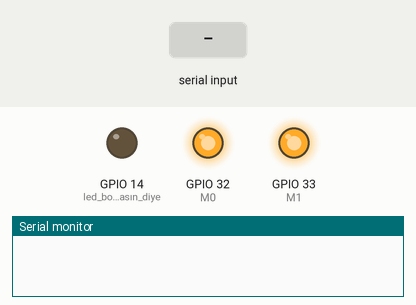
Recording of a sketch running on a simulated ESP32. On the bench: output pins drawn as LEDs (lit = HIGH), the last lines printed to the serial monitor. The test bench sets the inputs (shaded band). The modem accepts every AT command (registered, SIM ready, sends succeed) and sends nothing else.

Above: at 4.1 s.
At 12.6 s:
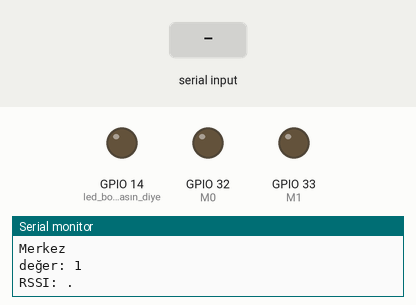
12.7 s: "Enter AT Mode\n" received over the second serial link
15.2 s: "1\n" received over the second serial link
Timing chart, 0 to 18.2 s (numbered marks = the images above; inputs shaded):
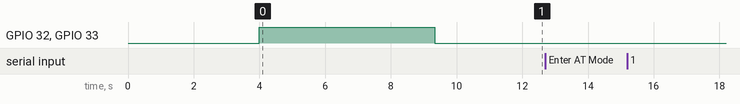

The sketch:

Coordinator_Merkez_e70_Genel_OK.ino
```cpp
/*!
Bu deneme uygulamasında E70 Lora modülünün parametre ayarlarını değişebilir
ve deneme amaçlı 2 modül arasında haberleşme sağlayabilirsinizi.

deneme amaçlı mesajlaşma atılırken RSSI değeri de gelecektir.
RSSI: Sintal gücünü göstermektedir. maximum e70 için 235 dir.

Bu kod Alıcı, Coordinator (Merkez) Tarafındaki ESP32 ye yüklenmelidir.

Mehmet YILDIZ 2023
https://fixaj.com/

*/

#include <HardwareSerial.h>
#define M0 32  //  3in1 PCB mizde pin 7
#define M1 33  //  3in1 PCB mizde pin 6
#define RX 27  //  Lora nın 3. pini RX in ESP32 de hangi pine bağlı olduğu
#define TX 35  //  Lora nın 4. pini TX in ESP32 de hangi pine bağlı olduğu

bool Ayarmode = true;  //true yapılınca lora modülünün parametre ayarları değişerek işe başlar
                       //false a getirilirse ayar vermeden direk mesajlajmayı başlatır.
                       //tavsiyem true da kalmasıdır. Her başlangıçta modülün parametre ayarlarınıda
                       //kontrol etmiş olursunuz bu şekilde.

HardwareSerial fixajSerial(1);

unsigned long kanalBekleme_sure = 0;
int kanalBekleme_bekleme = 3000;
byte e = 0;
String receivedData = "";

struct Signal {
  char type[30];
  byte temp[4];
} mesaj;

//............AYARLAR..............
const char *ayarlar2[] = { "AT+WMCFG=0",      // 0 coordinatör, 1 Node, 4 default
                           "AT+PIDCFG=1453",  //ağ şifresi
                           "AT+CNCFG=0",      //the channels are only 0,1,2,3,4,5,6 and 128.
                           "AT+TFOCFG=3",     // 0 boardcast gibi, 1 data+long adres, 3 data+ RSSI
                           "AT+TFICFG=0",     //0 input broadcast, 1 short adres + data, 2 long adres + data
                           "AT+RSCFG=100",    //Node ağa bağlanmazsa yeniden başlat (80-60=20sn sonra)
                           "AT+IOCFG=1",      //push pull 0 yaparsanız enerji verimlili adına ledleri kapatır.
                           "AT+PWCFG=1",      //iletim gücü 30dbm, 0 yapılınca maximum ama uzun kullandım modüle zararlı
                           "AT+TLCFG=3",      //güç tüketim modu maximum, default 2
                           "AT+TMCFG=0",      //Long Range Haberleşme
                           "AT+RSTART" };

void setup() {
  Serial.begin(115200);
  while (!Serial) {
    ;  // wait for serial port to connect. Needed for native USB
  }
  delay(2000);

  fixajSerial.begin(115200, SERIAL_8N1, TX, RX);
  while (!fixajSerial) {
    ;  // wait for serial port to connect. Needed for native USB
  }
  delay(2000);

  pinMode(M0, OUTPUT);
  pinMode(M1, OUTPUT);
  digitalWrite(M0, 1);  // ayar modu , Uyku modu
  digitalWrite(M1, 1);
  delay(3000);
  Serial.println("uyku modu");
  pinMode(14, OUTPUT);  //led boşuna yanmasın diye, esp32 bug
  while (fixajSerial.available()) {
    fixajSerial.read();  //buffer ı boşalt
  }

  /*
  burada mantık şu önce mevcut ayarları getiriyor..
  sonra istenilen şekilde parametre ayarları yeniden veriliyor..
  sonra yeni ayarları ekrana yazdırıyor, verdiğiniz ayarlar sağlıklı şekilde kaydedilmiş mi
  kontrol edesiniz diye. Sonrasında Loop içerisinde mesajlaşma ve dinleme başlıyor.

  yeni yarmode fonksiyonunda gerçektende parametre ayarları verilmiş kontrol etmeniz gerekli
  aksi taktirde ağa bağlanmama sorunları yaşanacaktır.
  */

  //ayarDegis();
  if (ayarDegis2()) {
    Serial.println("Ayarlar doğru bir şekilde kayıt edildi.");
  } else {
    Serial.println("HATA - Ayarlar kaydedilemedi.");
  }
  mevcutAyarlar();

  digitalWrite(M0, 0);  //  coordinator mode m0=0, m1=0  |  normal mode m0=1, m1=0
  digitalWrite(M1, 0);
  delay(2000);
  // RESET();       //E70 parametre ayarlarını sıfırlar.

  Serial.println("Fixaj.com baslat...TEST OKUMA Node");
  delay(100);
}

void loop() {


  if (millis() > kanalBekleme_sure + kanalBekleme_bekleme) {
    kanalBekleme_sure = millis();
    e++;
    strcpy(mesaj.type, "Fixaj Merkez");
    *((int *)mesaj.temp) = e;
    gonder(&mesaj);

    Serial.println("Mesaj Gönderildi");
  }

  while (fixajSerial.available()) {
    receive(&mesaj);
    Serial.print("type: ");
    Serial.println(mesaj.type);
    Serial.print("değer: ");
    Serial.println(*((int *)mesaj.temp));

    Serial.print("RSSI: ");
    while (fixajSerial.available()) {
      Serial.print(fixajSerial.read(), DEC);
    }
    Serial.println(".");
  }
}

/*
ayarDegis fonksiyonu parametre ayarlarını nasıl değiştireceğinizi
gösterir. Örnek olarak bazı ayarlar yapılmıştır.
*/
/*

//yeni ayarDeis fonksiyonu kullanıyor.

void ayarDegis() {
  if (Ayarmode) {
    // fixajSerial.print("++");
    // delay(100);
    fixajSerial.print("+++");  // Ayarlar ekranına giriş
    delay(100);
    fixajSerial.println("AT+WMCFG=0");  // 0 coordinatör, 1 Node, 4 default
    delay(100);
    fixajSerial.println("AT+PIDCFG=1453");  //ağ şifresi
    delay(100);
    fixajSerial.println("AT+CNCFG=0");  //the channels are only 0,1,2,3,4,5,6 and 128.
    delay(100);
    fixajSerial.println("AT+TFOCFG=3");  // 0 boardcast gibi, 1 data+long adres, 3 data+ RSSI
    delay(100);
    fixajSerial.println("AT+TFICFG=0");  //0 input broadcast, 1 short adres + data, 2 long adres + data
    delay(100);
    fixajSerial.println("AT+RSCFG=100");  //Node ağa bağlanmazsa yeniden başlat
    delay(100);
    fixajSerial.println("AT+IOCFG=1");  //push pull 0 yaparsanız enerji verimlili adına ledleri kapatır.
    delay(100);
    fixajSerial.println("AT+PWCFG=1");  //iletim gücü 30dbm, 0 yapılınca maximum ama uzun kullandım modüle zararlı
    delay(100);
    fixajSerial.println("AT+TLCFG=3");  //güç tüketim modu maximum, default 2
    delay(100);
    fixajSerial.println("AT+TMCFG=0");  //Long Range Haberleşme
    delay(100);
    fixajSerial.println("AT+RSTART");

    while (fixajSerial.available()) {
      Serial.write(fixajSerial.read());
    }

    Serial.println("Ayarlar degisti, Yeniden Başlatılıyor \nMevcut Ayarlar Getiriliyor..");
    delay(5000);
    mevcutAyarlar();
  }
}

*/

/*
mevcutAyarlar fonksiyonu E70 modülünün üstünde kayıtlı olan mevcut ayarlarını
ekrana yazdırır.
*/
void mevcutAyarlar() {
  // Ayarlar ekranına giriş
  fixajSerial.print("+");
  delay(100);
  fixajSerial.print("+++");
  delay(100);

  const char *ayarlar[] = { "AT+CNCFG=?",
                            "AT+WMCFG=?",
                            "AT+PWCFG=?",
                            "AT+TFOCFG=?",
                            "AT+TFICFG=?",
                            "AT+TMCFG=?",
                            "AT+PIDCFG=?",
                            "AT+DMCFG=?",
                            "AT+RSCFG=?",
                            "AT+UBCFG=?",
                            "AT+UPCFG=?",
                            "AT+IOCFG=?",
                            "AT+VER",
                            "AT+TLCFG=?",
                            "AT+DINFO=SELFS",
                            "AT+DINFO=SELFE" };

  const char *ayarlartr[] = { "Frekans Seçenekleri [Kanal]: 0,1,2,3,4,5,6 and 128 (her frekans 14s de olmayabilir) ,",
                              "Mod: 0- coordinatör, 1- Node, 4- default, ",
                              "Sinyal Gücü: 0- En yğksek [31.5 dbm ] Önerilen 1 olması [30dbm]",
                              "Gelen verinin Formatı:0-data, 1- data+ID adres, 3- data+RSSI, 5- Data+ID Adres+RSSI",
                              "Giden Verinin Formatı: 0- Broadcast, 2- ID adres+data",
                              "Gönderim Modu: 0- LORA, 1- GFSK, 0 olmalı",
                              "Ag sifresi 0-65535 arasi",
                              "Uyku modu aralığı 0-60 arası",
                              "Eğer node her hangi bir ağa bağlanmaz ise kendini belirli süre sonra resetlesin (süre 60 dan büyük olmalı)",
                              "Baud rate: 7-115200",
                              "Parity",
                              "0-push pull 1-open drain",
                              "Modülün Versiyonu",
                              "concurrency performans 0-low 1,2,3-highest (aynı anda veri gönderen nokta çok ise high yapın, enerji tüketimi artar)",
                              "Ağ daki sırası, bir ağa bağlı ise",
                              "Uzun adres yada id Adres bu adres her çipe özeldir değişmez" };

  for (int i = 0; i < sizeof(ayarlar) / sizeof(ayarlar[0]); i++) {

    fixajSerial.println(ayarlar[i]);
    delay(100);

    while (fixajSerial.available()) {
      Serial.write(fixajSerial.read());
    }

    Serial.println(ayarlartr[i]);
    Serial.println("");
  }

  fixajSerial.println("AT+EXIT");
  delay(200);
}

bool ayarDegis2() {
  fixajSerial.print("+");
  delay(100);
  fixajSerial.print("+++");
  delay(100);

  while (fixajSerial.available()) {
    receivedData = fixajSerial.readStringUntil('\n');  // Satır sonuna kadar olan veriyi oku
    receivedData.trim();
    if (receivedData == "Enter AT Mode") {
      Serial.println("AT Moduna Giriş Yapıldı");


      for (int i = 0; i < sizeof(ayarlar2) / sizeof(ayarlar2[0]); i++) {

        fixajSerial.println(ayarlar2[i]);
        delay(100);

        while (fixajSerial.available()) {
          Serial.write(fixajSerial.read());
        }
      }

      delay(5000);  // e70 yeniden başlatmak için gerekli.
      return true;
    }

    else {
      Serial.println("HATA- AT Modu Girişi Bekleniyor...");
      Serial.println(receivedData);
    }
  }
  fixajSerial.println("AT+EXIT");
  delay(100);

  return false;  //parametre ayarları verilemediği için ağa bağlanma hatası olacaktır.
}

void RESET() {
  if (Ayarmode) {
    fixajSerial.print("+");
    delay(100);
    fixajSerial.print("+++");  // Ayarlar ekranına giriş
    delay(100);
    fixajSerial.println("AT+DFCFG");  // Fabrika ayarları geri getir
    delay(100);

    Serial.println("Reset Atildi, Mevcut Ayarlar Getiriliyor..");
    delay(3000);
    mevcutAyarlar();
  }
}

void gonder(Signal *mdata) {
  fixajSerial.write((uint8_t *)mdata, sizeof(Signal));
}

bool receive(Signal *mdata) {
  return (fixajSerial.readBytes((uint8_t *)mdata, sizeof(Signal)) == sizeof(Signal));
}
```
